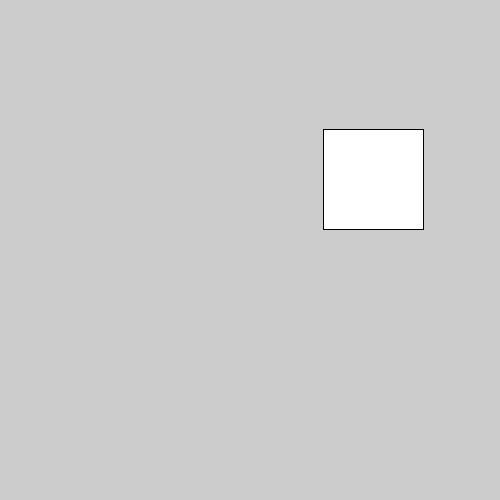
Frame 1 (no input)
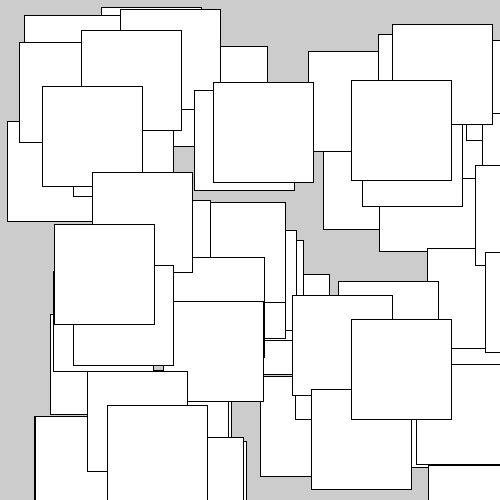
Frame 60 (the mouse pressed at the canvas centre just before this capture)
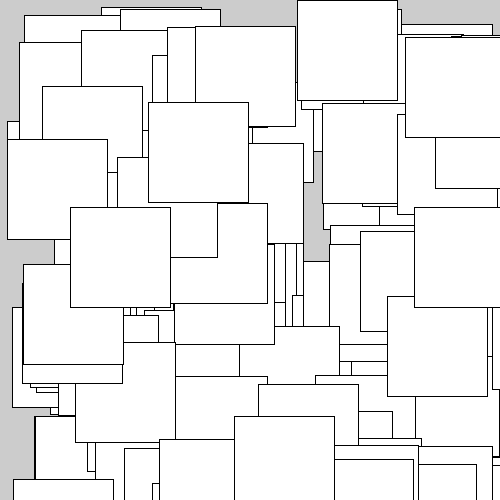
Frame 120 (the mouse held since frame 60 and released just before this capture)

The Processing sketch that drew these frames (run headless with seeded random() and noise(); from frame 60 on, the mouse is pressed at the canvas centre):

// Processing sketch: rectRandomViaPosicion
// ── rectRandomViaPosicion.pde
float porteX = 100;
float porteY = 100;
float posX;
float posY;

void setup() {
  size(500, 500);
  //frameRate(5);
}

void draw() {
  posX = random(0, 500);
  posY = random(0, 500);
  rect(posX, posY, porteX, porteY);
}
